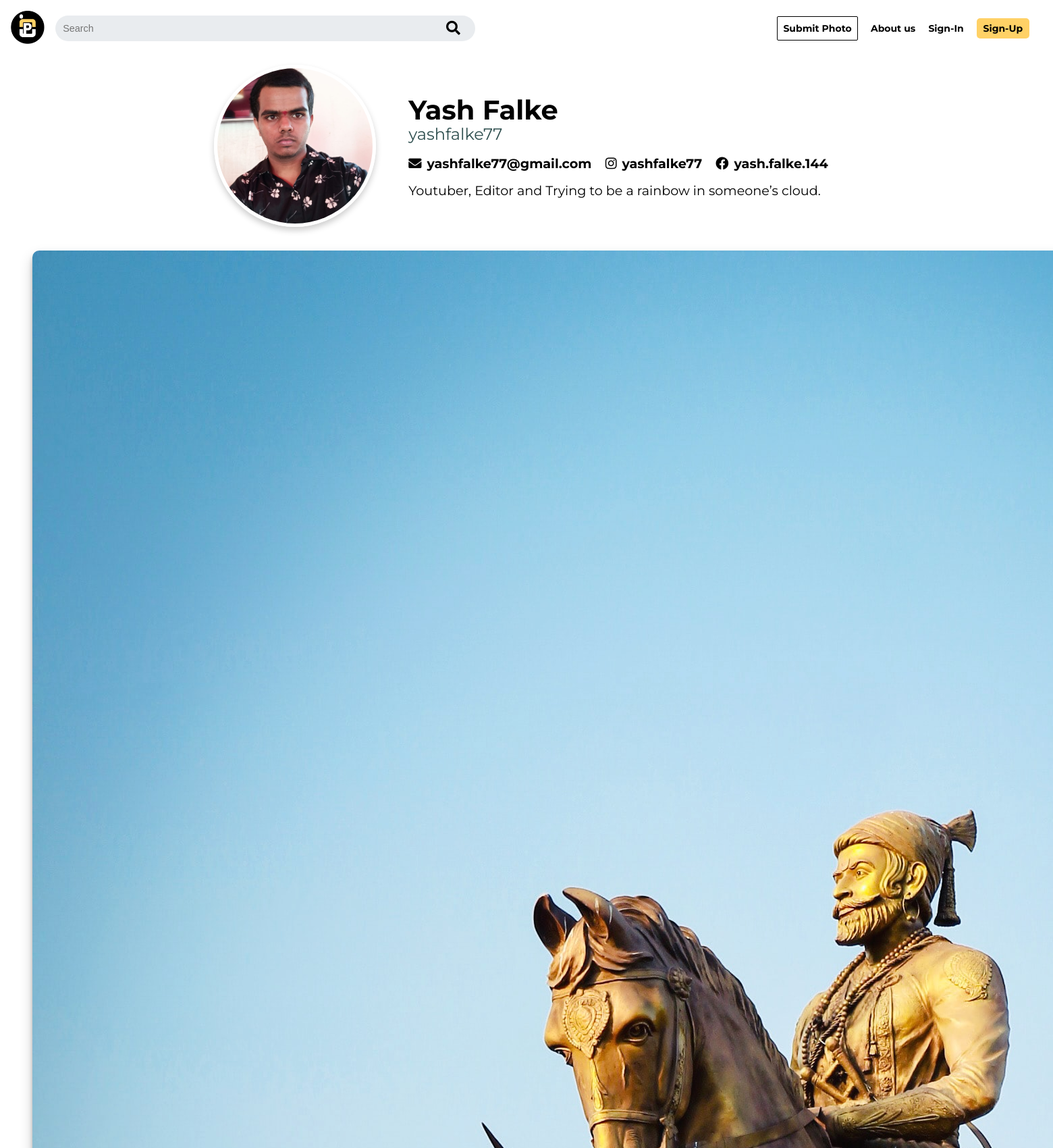
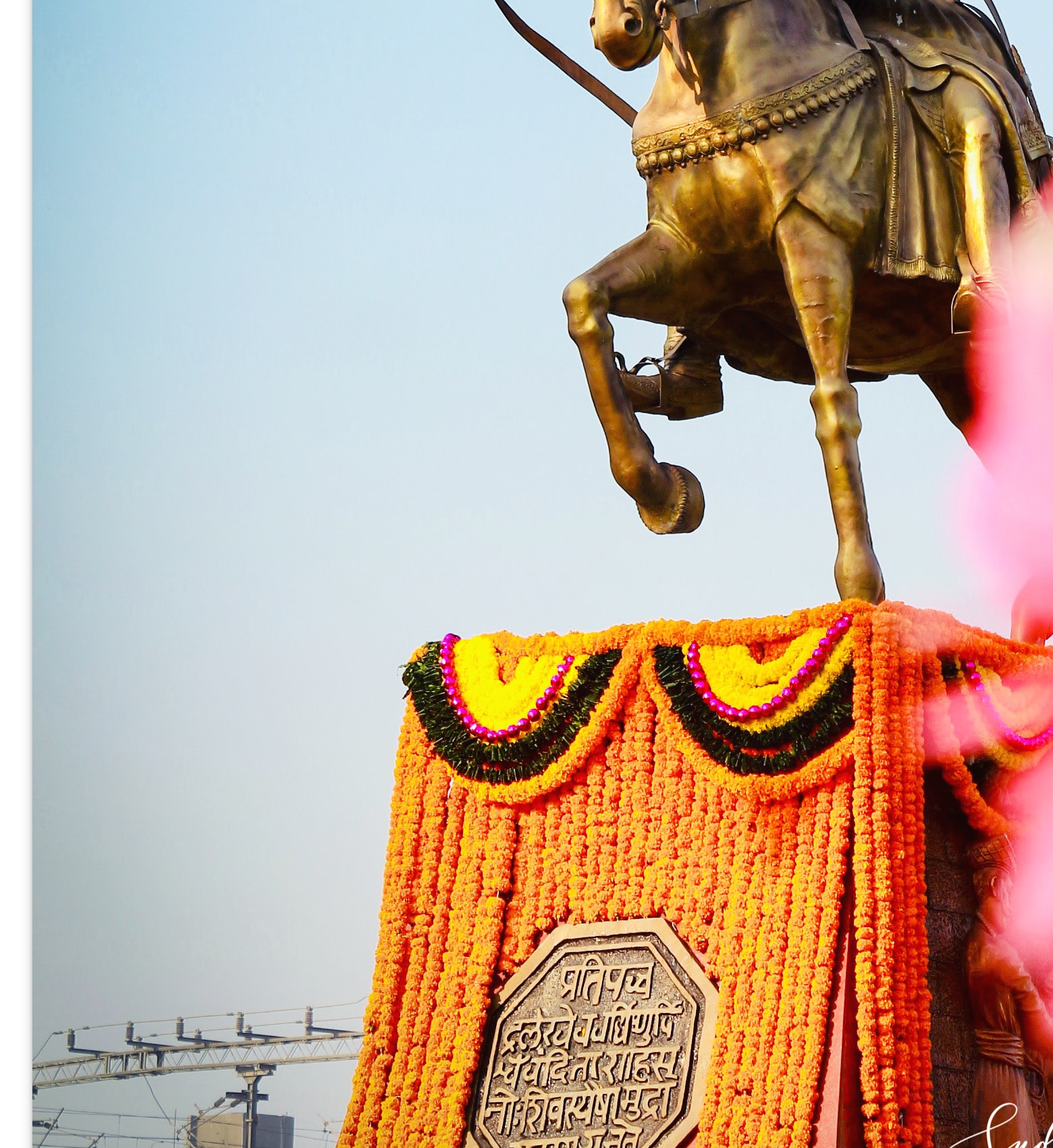
Page /accounts/viewprofile/9/ (upper part) on the committed database (2 pictures, top to bottom).
### Image/models.py (models this page shows)
class Image(models.Model):
    date = models.DateTimeField(default=datetime.datetime.today)
    image = models.ImageField(upload_to='images/')
    views = models.IntegerField(default=0)
    downloads = models.IntegerField(default=0)
    tags = models.CharField(max_length=300, null=False, blank=False)
    category = models.ForeignKey(
        Category, on_delete=models.SET_NULL, null=True)
    user = models.ForeignKey(User,  on_delete=models.SET_NULL, null=True)

### Accounts/models.py (models this page shows, shortened)
class Profile(models.Model):
    user = models.OneToOneField(User, on_delete = models.CASCADE)
    pf_pic = models.ImageField(default = 'default-pic.jpg', upload_to='images/')
    bio = models.CharField(max_length=300, null=True)
    insta = models.CharField(max_length=100, null=True)
    fb = models.CharField(max_length=100, null=True)

### Accounts/views.py (the view)
# urls.py: path("viewprofile/<int:user>/", views.viewprofile, name="viewprofile"),
def viewprofile(request, user):
    images = Image.objects.filter(user=user)
    info = User.objects.filter(id=user)
    return render(request, 'view profile.html', {'images':images,'info':info})

### templates/view profile.html (shortened to what this page needs)
{% block content %}
<!DOCTYPE html>
<html lang="en">
{% load static %}
<head>
  <link rel="stylesheet" href="https://pro.fontawesome.com/releases/v5.10.0/css/all.css"
 />
  <link rel="stylesheet"
    href="https://cdnjs.cloudflare.com/ajax/libs/justifiedGallery/3.8.1/css/justifiedGallery.min.css"
 />
  <link rel="stylesheet" href="{% static 'profile.css' %}" />
</head>
<body>
  <header>
    <nav class="navbar">
      <div class="left">
        <div class="logo">
          <a href="/">
            <img src="{% static 'PICO-LOGO-SHORT.png' %}" alt="Pico" />
          </a>
        </div>
        <div class="nav-search-form">
          <form action="/search" method="get">
            <input type="text" placeholder="Search" name="picture" id="picture" />
            <button type="submit"><i class="fas fa-search"></i></button>
          </form>
        </div>
      </div>
      <ul class="nav">
        {% if user.is_authenticated %}
        <li><a href="{% url 'profile' %}">Hi, {{user.username}}</a></li>
        <li><a class="submit" href="{% url 'upload' %}">Submit Photo</a></li>
        <li><a href="{% url 'about' %}">About us</a></li>
        <li><a href="{% url 'logout' %}">Log-out</a></li>
        {% else %}
        <li><a class="submit" href="{% url 'sign-in' %}">Submit Photo</a></li>
        <li><a href="{% url 'about' %}">About us</a></li>
        <li><a href="{% url 'sign-in' %}">Sign-In</a></li>
        <li><a href="{% url 'sign-up' %}">Sign-Up</a></li>
        {% endif %}
      </ul>
    </nav>
  </header>
  <br><br><br><br>
  <main>
    {% for image in images|slice:":1" %}
    <div class="profile-img">
      <img src="{{image.user.profile.pf_pic.url}}" alt="" />
    </div>
    <div class="profile-info">
      <div class="profile-name">
        <h1>{{image.user.first_name}} {{image.user.last_name}}</h1>
        <h2>{{image.user.username}}</h2>
      </div>
      <div class="profile-social">
        <ul>
          <li>
            <i class="fas fa-envelope"></i><a target="on_blank"
              href="mailto:{{profile.user.email}}">{{image.user.email}}</a>
          </li>
          <li>
            <i class="fab fa-instagram"></i><a target="on_blank"
              href="https://www.instagram.com/{{image.user.profile.insta}}/">{{image.user.profile.insta}}</a>
          </li>
          <li>
            <i class="fab fa-facebook"></i><a target="on_blank"
              href="https://www.facebook.com/{{image.user.profile.fb}}">{{image.user.profile.fb}}</a>
          </li>
        </ul>
      </div>
      <div class="profile-bio">
        <p>{{image.user.profile.bio}}</p>
      </div>
    </div>
    {% endfor %}
  </main>
  <section class="images">
    <div id="gallery">
      {% for image in images %}
      <a href="{% url 'image' image.id %}">
        <img src="{{image.image.url}}" alt="" class="not-empty"/>
      </a>
      {% empty %}
      <img src="{% static 'nothing_here_yet.png' %}" alt="" class="default-img">
      {% endfor %}
    </div>
  </section>
</body>
{% endblock %}
</html>

### static/profile.css (style rules this page uses)
html, body, div, span, applet, object, iframe, h1, h2, h3, h4, h5, h6, p, blockquote, pre, a, abbr, acronym, address, big, cite, code, del, dfn, em, img, ins, kbd, q, s, samp, small, strike, strong, sub, sup, tt, var, b, u, i, center, dl, dt, dd, ol, ul, li, fieldset, form, label, legend, table, caption, tbody, tfoot, thead, tr, th, td, article, aside, canvas, details, embed, figure, figcaption, footer, header, hgroup, menu, nav, output, ruby, section, summary, time, mark, audio, video { margin: 0; padding: 0; border: 0; font-size: 100%; font: inherit; vertical-align: baseline; }
article, aside, details, figcaption, figure, footer, header, hgroup, menu, nav, section { display: block; }
body { line-height: 1; }
ol, ul { list-style: none; }
body { font-family: "Montserrat", sans-serif; }
main { display: flex; justify-content: center; margin-top: 2rem; }
a { text-decoration: none; }
header { position: fixed; width: 100%; background-color: white; z-index: 2; }
.navbar { display: flex; justify-content: space-between; align-items: center; padding: 1rem; }
.left { display: flex; align-items: center; }
.logo a { text-decoration: none; }
.logo { width: 50px; }
.logo img { width: 100%; }
.nav { display: flex; align-items: center; }
.nav li { margin-right: 1.2rem; font-size: 14px; }
.nav li a { font-weight: bold; font-size: 14px; color: black; }
.nav li:last-child a { display: block; background-color: #ffd166; padding: 0.5rem 0.6rem; border-radius: 5px; transition: background-color 200ms; }
.nav li .submit { border: 1px solid black; padding: 0.5rem 0.5rem; border-radius: 2px; }
.nav-search-form { margin-left: 1rem; }
.nav-search-form input { padding: 0.7rem; border-radius: 20px; background-color: #e9ecef; color: #333; width: 600px; font-size: 0.9rem; border: none; outline: none; transition: all 200ms; }
.nav-search-form button { position: absolute; left: 655px; background-color: inherit; border: none; border-radius: 20px; }
.nav-search-form i { color: black; font-size: 1.3rem; padding-top: 0.5rem; padding-bottom: 0.5rem; }
.profile-img { margin-right: 3rem; }
.profile-img img { border-radius: 50%; height: 230px; width: 230px; border: 5px solid #fff; box-shadow: 0px 5px 10px rgba(0, 0, 0, 0.2); }
.profile-info { display: flex; flex-direction: column; justify-content: center; }
.profile-name { margin-bottom: 1.3rem; }
.profile-name h1 { font-size: 2.5rem; font-weight: bold; margin-bottom: 0.3rem; }
.profile-name h2 { font-size: 1.5rem; color: darkslategray; }
.profile-social ul li { display: inline-block; margin-right: 1rem; font-size: 1.2rem; font-weight: bold; }
.profile-social i { font-size: 1.2rem; margin-right: 0.5rem; }
.profile-social a { text-decoration: none; color: black; }
.profile-social { margin-bottom: 1.3rem; }
.profile-bio p { font-size: 1.2rem; }
.images { margin: 2rem 3rem; }
.images .not-empty { border-radius: 10px; box-shadow: rgba(0, 0, 0, 0.19) 0px 10px 20px, rgba(0, 0, 0, 0.23) 0px 6px 6px; transition: transform 0.1s; }

### rows in the picture
Image: user.profile.pf_pic (picture), user.first_name "Yash", user.last_name "Falke", user.username "yashfalke77", user.email "yashfalke77@gmail.com", user.profile.insta "yashfalke77", user.profile.fb "yash.falke.144", user.profile.bio "Youtuber, Editor and Trying to be a rainbow in someone’s cloud.", image (picture)
